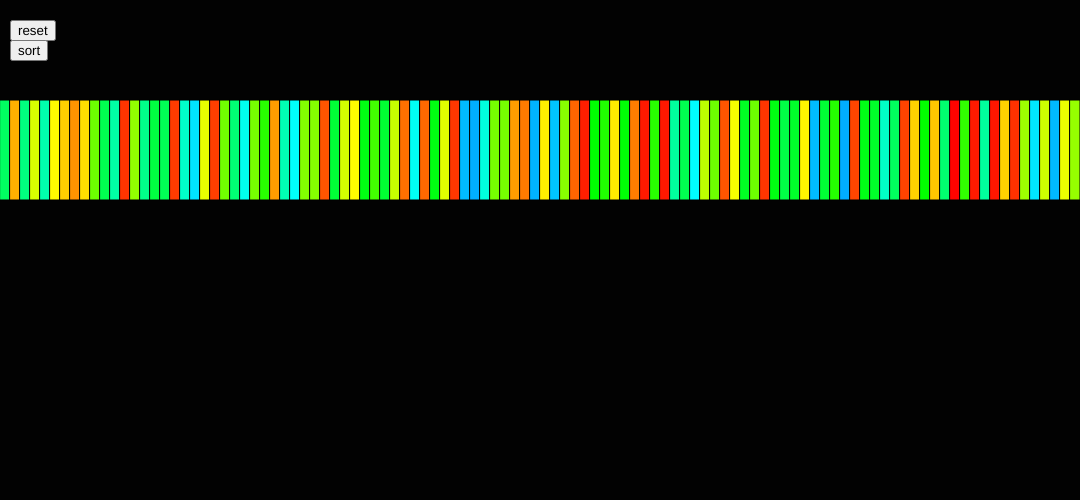
Frame 1 (no input)
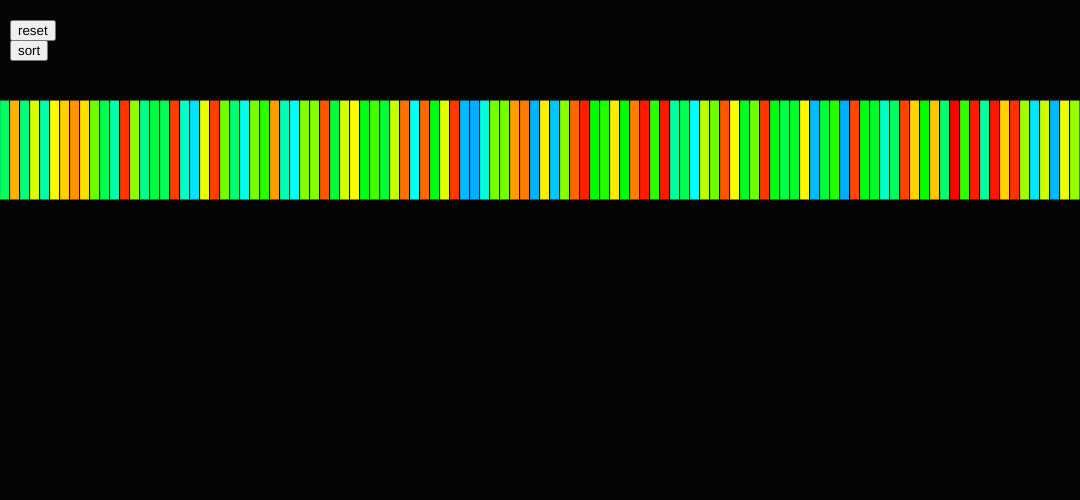
Frame 60 (no input)
Frame 120 (the mouse pressed at the canvas centre since frame 60): identical to frame 60, image omitted

The p5.js sketch that drew these frames (run headless with seeded random() and noise() and a simulated clock; from frame 60 on, the mouse is pressed at the canvas centre):

// p5.js sketch
// ── sketch.js
let resetButton;
let values;
let w = 10;

function setup() {
	height = 500
	width = 0.9 * windowWidth;
	let canvas = createCanvas(width, height);

	values = new Array(floor(width / w))
	for (let i = 0; i < values.length; i++) {
		values[i] = random(200)
	}

	setupGUI();
}

async function quickSort(arr, start, end) {
	if (start >= end) {
		return
	}
	let index = await partition(arr, start, end);
	await Promise.all([
		quickSort(arr, start, index - 1),
		quickSort(arr, index + 1, end)
	]);

}

async function partition(arr, start, end) {
	let pivotIndex = start;
	let pivotValue = arr[end];
	for (let i = start; i < end; i++) {
		if (arr[i] < pivotValue) {
			await swap(arr, i, pivotIndex)
			pivotIndex++;
		}
	}
	await swap(arr, pivotIndex, end);
	return pivotIndex;
}

async function swap(arr, a, b) {
	await sleep(100)
	let temp = arr[a];
	arr[a] = arr[b];
	arr[b] = temp;
}

function sleep(ms) {
	return new Promise(resolve => setTimeout(resolve, ms));
}

function draw() {
	background(2);
	for (let i = 0; i < values.length; i++) {
		stroke(0)
		colorMode(HSB)
		fill(values[i], 100, 100);
		rect(i * w, 100, w, 100)
	}
}

function setupGUI() {
	resetButton = createButton('reset');
	resetButton.mousePressed(reset_values);
	resetButton.position(10, 20)

	sortButton = createButton('sort');
	sortButton.mousePressed(sortPressed);
	sortButton.position(10, 40)
}

function sortPressed() {
	quickSort(values, 0, values.length - 1)
}

function reset_values() {
	console.log('reset')

}
